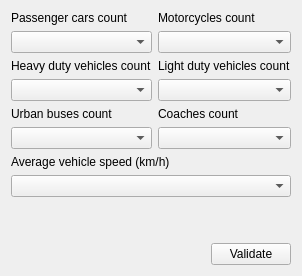
      <widget class="QWidget" name="vehicle_tab">
       <attribute name="title">
        <string>Vechicle Count/Speed</string>
       </attribute>
       <layout class="QVBoxLayout" name="verticalLayout_8">
        <item>
         <layout class="QGridLayout" name="gridLayout">
          <item row="4" column="0">
           <layout class="QVBoxLayout" name="verticalLayout_19">
            <item>
             <widget class="QLabel" name="label_13">
              <property name="text">
               <string>Urban buses count</string>
              </property>
             </widget>
            </item>
            <item>
             <widget class="QComboBox" name="urbanBusesCount_CBox"/>
            </item>
           </layout>
          </item>
          <item row="0" column="0">
           <layout class="QVBoxLayout" name="verticalLayout_13">
            <item>
             <widget class="QLabel" name="label_7">
              <property name="text">
               <string>Passenger cars count</string>
              </property>
             </widget>
            </item>
            <item>
             <widget class="QComboBox" name="passengerCarsCount_CBox"/>
            </item>
           </layout>
          </item>
          <item row="3" column="0">
           <layout class="QVBoxLayout" name="verticalLayout_18">
            <item>
             <widget class="QLabel" name="label_11">
              <property name="text">
               <string>Heavy duty vehicles count</string>
              </property>
             </widget>
            </item>
            <item>
             <widget class="QComboBox" name="heavyDutyVehicleCount_CBox"/>
            </item>
           </layout>
          </item>
          <item row="3" column="1">
           <layout class="QVBoxLayout" name="verticalLayout_15">
            <item>
             <widget class="QLabel" name="label_9">
              <property name="text">
               <string>Light duty vehicles count</string>
              </property>
             </widget>
            </item>
            <item>
             <widget class="QComboBox" name="lightDutyVehicleCount_CBox"/>
            </item>
           </layout>
          </item>
          <item row="4" column="1">
           <layout class="QVBoxLayout" name="verticalLayout_20">
            <item>
             <widget class="QLabel" name="label_15">
              <property name="text">
               <string>Coaches count</string>
              </property>
             </widget>
            </item>
            <item>
             <widget class="QComboBox" name="coachesCount_CBox"/>
            </item>
           </layout>
          </item>
          <item row="0" column="1">
           <layout class="QVBoxLayout" name="verticalLayout_23">
            <item>
             <widget class="QLabel" name="label_17">
              <property name="text">
               <string>Motorcycles count</string>
              </property>
             </widget>
            </item>
            <item>
             <widget class="QComboBox" name="motorcycleCount_CBox"/>
            </item>
           </layout>
          </item>
         </layout>
        </item>
        <item>
         <layout class="QVBoxLayout" name="verticalLayout_14">
          <item>
           <widget class="QLabel" name="label_8">
            <property name="text">
             <string>Average vehicle speed (km/h)</string>
            </property>
           </widget>
          </item>
          <item>
           <widget class="QComboBox" name="averageVehicleSpeed_Cbox"/>
          </item>
         </layout>
        </item>
        <item>
         <spacer name="verticalSpacer_3">
          <property name="orientation">
           <enum>Qt::Vertical</enum>
          </property>
          <property name="sizeHint" stdset="0">
           <size>
            <width>20</width>
            <height>40</height>
           </size>
          </property>
         </spacer>
        </item>
        <item>
         <layout class="QHBoxLayout" name="horizontalLayout_5">
          <item>
           <spacer name="horizontalSpacer_3">
            <property name="orientation">
             <enum>Qt::Horizontal</enum>
            </property>
            <property name="sizeHint" stdset="0">
             <size>
              <width>40</width>
              <height>20</height>
             </size>
            </property>
           </spacer>
          </item>
          <item>
           <widget class="QPushButton" name="vehicle_validate_PButton">
            <property name="text">
             <string>Validate</string>
            </property>
           </widget>
          </item>
         </layout>
        </item>
       </layout>
      </widget>
